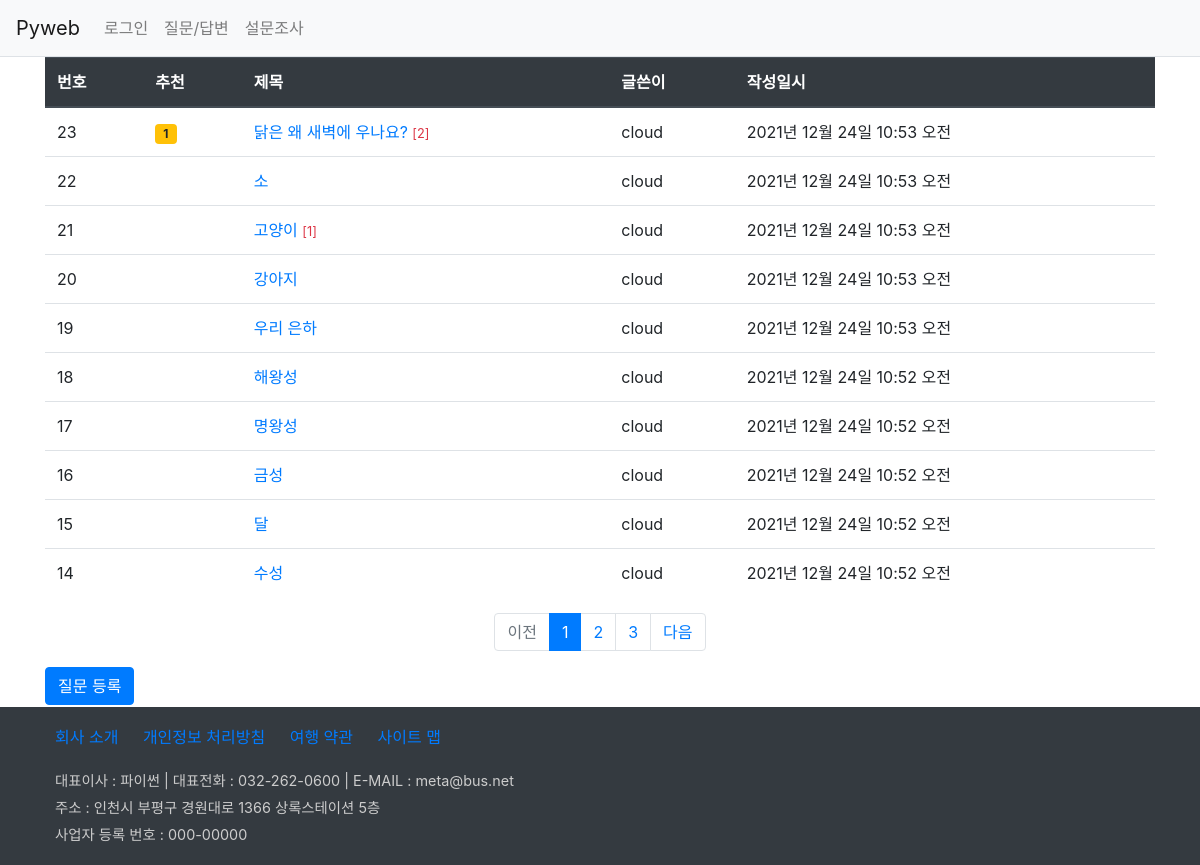
The page /board/boardlist/ on the database its author committed.
### board/models.py (models this page shows, shortened)
class Question(models.Model):
    author = models.ForeignKey(User, on_delete=models.CASCADE, related_name='author_question')
    subject = models.CharField(max_length=100)  #제목 칼럼
    content = models.TextField()                #질문 내용
    create_date = models.DateTimeField()        #질문 작성일
    modify_date = models.DateTimeField(null=True, blank=True)  #질문 수정일
    voter = models.ManyToManyField(User, related_name='voter_question')   #추천수(다대다관계)

### board/views.py (the view)
# urls.py: path('boardlist/', views.boardlist, name='boardlist'),
def boardlist(request):
    question_list = Question.objects.order_by('-create_date')#작성일 내림차순
    page = request.GET.get('page', 1)  #127.0.0.1:8000/ 기본 1페이지임
    paginator = Paginator(question_list, 10) #페이지당 10개씩 설정
    page_obj = paginator.get_page(page)    #페이지 가져오기
    return render(request, 'board/question_list.html',{'question_list':page_obj})

### board/templatetags/board_filter.py (called while the page is built)
@register.filter
def sub(value, arg):   #기존값(value)에서 arg를 빼서 반환함
    return value - arg

### templates/board/question_list.html
{% extends 'base.html' %}
{% load board_filter %}
{% block content %}
<div class="container">
    <section>
    <table class="table">
        <thead class="thead-dark">
            <tr>
                <th>번호</th><th>추천</th><th>제목</th><th>글쓴이</th><th>작성일시</th>
            </tr>
        </thead>
        <tbody>
            {% if question_list %}
                {% for question in question_list  %}
                <tr>
                    <td>{{ question_list.paginator.count|sub:question_list.start_index|sub:forloop.counter0|add:1 }}</td>
                    <td>
                        {% if question.voter.all.count > 0 %}
                        <span class="badge badge-warning px-2 py-1">
                          {{ question.voter.all.count }}
                        </span>
                        {% endif %}
                    </td>
                    <td>
                        <a href="{% url 'board:detail' question.id %}">
                            {{ question.subject }}
                        </a>
                        {% if question.answer_set.count > 0 %}
                          <span class="text-danger small">[{{ question.answer_set.count }}]</span>
                        {% endif %}
                    </td>
                    <td>{{ question.author }}</td>
                    <td>{{ question.create_date }}</td>
                </tr>
                {% endfor %}
            {% else %}
            <p>질문이 없습니다.</p>
            {% endif %}
        </tbody>
    </table>
    <ul class="pagination justify-content-center">
        {% if question_list.has_previous %}
        <li class="page-item">
            <a class="page-link"
               href="?page={{ question_list.previous_page_number }}">이전</a>
        </li>
        {% else %}
        <li class="page-item disabled">
            <a class="page-link" href="#">이전</a>
        </li>
        {% endif %}
        {% for page_number in question_list.paginator.page_range %}
            {% if page_number == question_list.number %}
            <li class="page-item active">
                <a class="page-link"
                   href="?page={{ page_number }}">{{ page_number }}</a>
            </li>
            {% else %}
            <li class="page-item">
                <a class="page-link"
                   href="?page={{ page_number }}">{{ page_number }}</a>
            </li>
            {% endif %}
        {% endfor %}
        {% if question_list.has_next %}
        <li class="page-item">
            <a class="page-link"
               href="?page={{ question_list.next_page_number }}">다음</a>
        </li>
        {% else %}
        <li class="page-item disabled">
            <a class="page-link" href="#">다음</a>
        </li>
        {% endif %}
    </ul>
    <a class="btn btn-primary"
       href="{% url 'board:question_create' %}">질문 등록</a>
    </section>
</div>
{% endblock %}

### static/board/css/style.css (style rules this page uses)
section { height:650px; }

### rows shown on the page
Question: paginator.count|sub "23", voter.all.count "1", subject "닭은 왜 새벽에 우나요?", answer_set.count "2", author "cloud", create_date "2021년 12월 24일 10:53 오전"
Question: paginator.count|sub "22", subject "소", author "cloud", create_date "2021년 12월 24일 10:53 오전"
Question: paginator.count|sub "21", subject "고양이", answer_set.count "1", author "cloud", create_date "2021년 12월 24일 10:53 오전"
Question: paginator.count|sub "20", subject "강아지", author "cloud", create_date "2021년 12월 24일 10:53 오전"
Question: paginator.count|sub "19", subject "우리 은하", author "cloud", create_date "2021년 12월 24일 10:53 오전"
Question: paginator.count|sub "18", subject "해왕성", author "cloud", create_date "2021년 12월 24일 10:52 오전"
Question: paginator.count|sub "17", subject "명왕성", author "cloud", create_date "2021년 12월 24일 10:52 오전"
Question: paginator.count|sub "16", subject "금성", author "cloud", create_date "2021년 12월 24일 10:52 오전"
Question: paginator.count|sub "15", subject "달", author "cloud", create_date "2021년 12월 24일 10:52 오전"
Question: paginator.count|sub "14", subject "수성", author "cloud", create_date "2021년 12월 24일 10:52 오전"

### other values the page prints
{{ page_number }} "1"
{{ page_number }} "2" "3"
